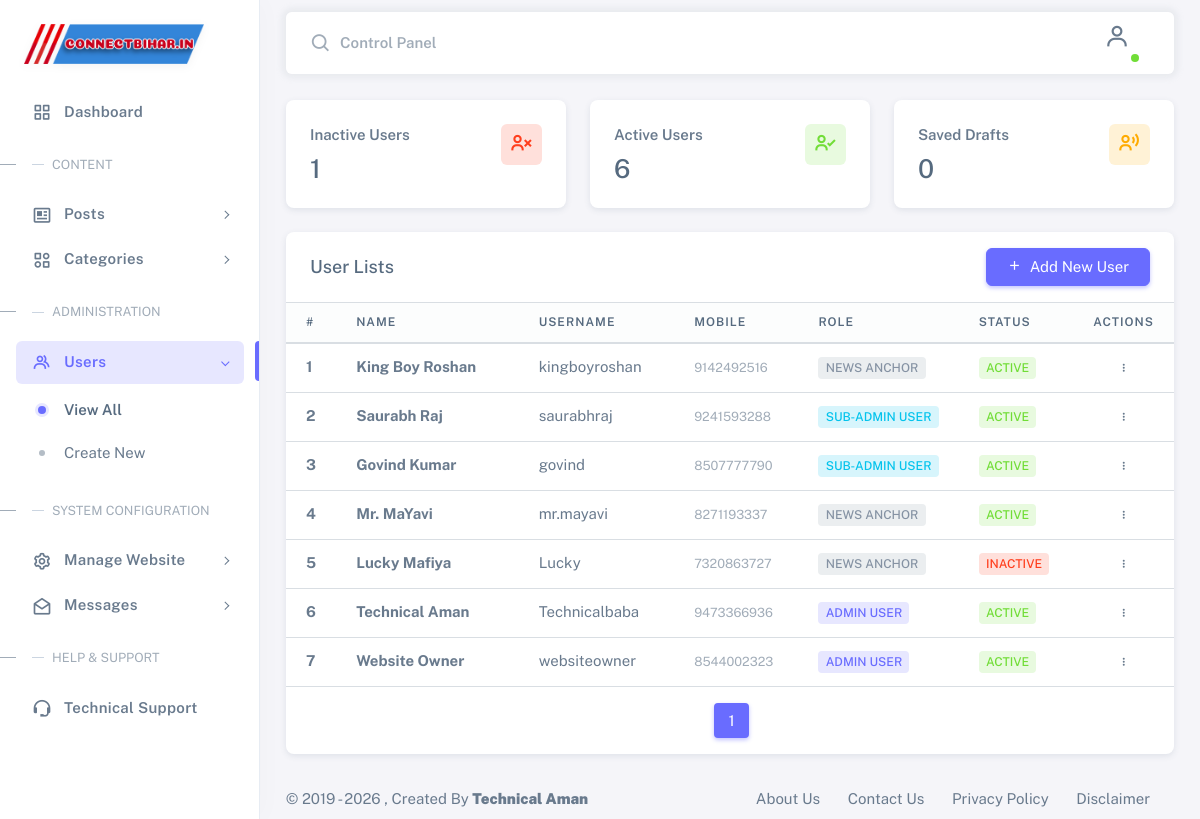
Screenshot of /admin/view-user.php (signed in) with the database file from the repository.
### tables this page shows
CREATE TABLE `settings` (
  `websitename` varchar(60) DEFAULT NULL,
  `favicon` varchar(255) DEFAULT NULL,
  `logo` varchar(255) DEFAULT NULL,
  `footerdesc` varchar(255) DEFAULT NULL,
  `keywords` text DEFAULT NULL,
  `watterMark` varchar(255) DEFAULT NULL,
  `workEmail` varchar(191) DEFAULT NULL,
  `websiteTitle` varchar(225) DEFAULT NULL,
  `websiteUrl` varchar(999) NOT NULL,
  `contactPhone` varchar(50) DEFAULT NULL,
  `contactAddress` text DEFAULT NULL,
  `metaDescription` text DEFAULT NULL,
  `metaAuthor` varchar(100) DEFAULT NULL,
  `robotsIndex` varchar(50) NOT NULL DEFAULT 'index, follow',
  `socialFacebook` varchar(255) DEFAULT NULL,
  `socialTwitter` varchar(255) DEFAULT NULL,
  `socialInstagram` varchar(255) DEFAULT NULL,
  `socialLinkedin` varchar(255) DEFAULT NULL,
  `socialYoutube` varchar(255) DEFAULT NULL,
  `socialWhatsapp` varchar(255) DEFAULT NULL,
  `googleAnalytics` text DEFAULT NULL,
  `googleAdsense` varchar(100) DEFAULT NULL,
  `customHeadCode` text DEFAULT NULL,
  `customFooterCode` text DEFAULT NULL,
  `maintenanceMode` tinyint(1) NOT NULL DEFAULT 0,
  `maintenanceMsg` text DEFAULT NULL,
  `mailDriver` varchar(20) NOT NULL DEFAULT 'mail',
  `smtpHost` varchar(191) DEFAULT NULL,
  `smtpPort` int(5) NOT NULL DEFAULT 587,
  `smtpUser` varchar(191) DEFAULT NULL,
  `smtpPass` text DEFAULT NULL,
  `smtpEncryption` varchar(10) NOT NULL DEFAULT 'tls',
  `smtpFromEmail` varchar(191) DEFAULT NULL,
  `smtpFromName` varchar(191) DEFAULT NULL
);

CREATE TABLE `user` (
  `user_id` int(10) UNSIGNED NOT NULL,
  `username` varchar(30) DEFAULT NULL,
  `first_name` varchar(30) NOT NULL,
  `last_name` varchar(30) NOT NULL,
  `phone` varchar(15) DEFAULT NULL,
  `email` varchar(225) DEFAULT NULL,
  `password` varchar(40) DEFAULT NULL,
  `role` int(11) NOT NULL DEFAULT 0,
  `userStatus` varchar(10) NOT NULL DEFAULT 'W',
  `rDate` timestamp NOT NULL DEFAULT current_timestamp(),
  `taken` int(11) DEFAULT NULL
);

### admin/view-user.php (the view, shortened to what the rows shown need)
<?php include_once "_header.php";
include_once "_subHeader.php"; ?>
<?php
if (isset($_GET['page'])) {
    $page = (int)$_GET['page'];
} else {
    $page = 1;
}
$offset = ($page - 1) * $limit;
if ($_SESSION['role'] == 1) {
    $selectUser = "SELECT * FROM user ORDER BY user_id DESC LIMIT {$offset},{$limit}";
} else {
    $selectUser = "SELECT * FROM user WHERE taken={$_SESSION['author_id']} ORDER BY user_id DESC LIMIT {$offset},{$limit}";
}
$userQuery = mysqli_query($conn, $selectUser); ?>
<div class="content-wrapper">
    <div class="container-xxl flex-grow-1 container-p-y">
        <div class="card">
            <div class="table-responsive text-nowrap">
                <table class="table table-hover">
                    <thead class="table-light">
                        <tr>
                            <th style="width: 5%;">#</th>
                            <th style="width: 25%;">NAME</th>
                            <th style="width: 20%;">USERNAME</th>
                            <th style="width: 15%;">MOBILE</th>
                            <th style="width: 15%;">ROLE</th>
                            <th style="width: 10%;">STATUS</th>
                            <th style="width: 10%;" class="text-center">ACTIONS</th>
                        </tr>
                    </thead>
                    <tbody class="table-border-bottom-0">
                        <?php if ($userQuery && mysqli_num_rows($userQuery) > 0) {
                            $serial = $offset + 1;
                            while ($userD = mysqli_fetch_assoc($userQuery)) {
                                ?>
                                <tr>
                                    <td><strong><?php echo $serial ?></strong></td>
                                    <td><strong><?php echo htmlspecialchars(($userD['first_name'] ?? '') . " " . ($userD['last_name'] ?? '')); ?></strong></td>
                                    <td>
                                        <?php echo htmlspecialchars($userD['username'] ?? ''); ?>
                                    </td>
                                    <td>
                                        <small class="text-muted"><?php echo htmlspecialchars($userD['phone'] ?? 'N/A'); ?></small>
                                    </td>
                                    <td>
                                        <?php
                                        if (($userD['role'] ?? 0) == 1) {
                                            echo '<span class="badge bg-label-primary">Admin User</span>';
                                        } elseif (($userD['role'] ?? 0) == 2) {
                                            echo '<span class="badge bg-label-info">Sub-Admin User</span>';
                                        } elseif (($userD['role'] ?? 0) == 3) {
                                            echo '<span class="badge bg-label-secondary">News Anchor</span>';
                                        } else {
                                            echo '<span class="badge bg-label-warning">Operator</span>';
                                        } ?>
                                    </td>
                                    <td>
                                        <?php
                                        if (($userD['userStatus'] ?? '') == 'Y') {
                                            echo '<span class="badge bg-label-success me-1">Active</span>';
                                        } elseif (($userD['userStatus'] ?? '') == 'N') {
                                            echo '<span class="badge bg-label-danger me-1">Inactive</span>';
                                        } elseif (($userD['userStatus'] ?? '') == 'W') {
                                            echo '<span class="badge bg-label-warning me-1">Save Draft</span>';
                                        }
                                        ?>
                                    </td>
                                    <td class="text-center">
                                        <div class="d-inline-block text-nowrap">
                                            <button class="btn btn-sm btn-icon dropdown-toggle hide-arrow"
                                                data-bs-toggle="dropdown"><i class="bx bx-dots-vertical-rounded"></i></button>
                                        </div>
                                    </td>
                                </tr>
                                <?php $serial++;
                            }
                        } else {
                            echo "<tr><td colspan='7' class='text-center py-4 text-muted'>No users found.</td></tr>";
                        } ?>
                    </tbody>
                </table>
            </div>
        </div>
    </div>
<?php include_once "_footer.php"; ?>

### admin/_header.php (shortened to what the rows shown need)
<?php session_start();
include_once ('app/config.php');
$settingd = mysqli_fetch_assoc(mysqli_query($conn, 'SELECT * FROM settings'));
$url = $settingd['websiteUrl']; ?>
<!DOCTYPE html>
<html lang="en" class="light-style layout-menu-fixed" dir="ltr" data-theme="theme-default" data-assets-path="<?php echo $url; ?>/assets/"
  data-template="vertical-menu-template-free">
<head>
  <link href="https://unpkg.com/boxicons@2.1.4/css/boxicons.min.css" rel="stylesheet" />
  <link rel="stylesheet" href="../assets/admin/vendor/css/core.css" class="template-customizer-core-css" />
  <link rel="stylesheet" href="../assets/admin/vendor/css/theme-default.css" class="template-customizer-theme-css" />
  <link rel="stylesheet" href="../assets/admin/css/demo.css" />
  <link rel="stylesheet" href="../assets/admin/vendor/libs/perfect-scrollbar/perfect-scrollbar.css" />
  <link rel="stylesheet" href="../assets/admin/vendor/libs/apex-charts/apex-charts.css" />
  <link rel="stylesheet" href="../assets/admin/summernotes/summernote-lite.min.css">
</head>
<body>
  <div class="layout-wrapper layout-content-navbar">
    <div class="layout-container">
      <aside id="layout-menu" class="layout-menu menu-vertical menu bg-menu-theme" style="border-right: 1px solid rgba(226, 232, 240, 0.8); box-shadow: 4px 0 24px rgba(0,0,0,0.02);">
        <div class="app-brand demo" style="padding: 20px 1.5rem;">
          <a href="./" class="app-brand-link">
            <span class="app-brand-logo-full">
              <img src="<?php echo $url; ?>/assets/images/<?php echo $settingd['logo']; ?>" alt="<?php echo $settingd['websitename']; ?>"
                style="max-height: 40px; width: auto; object-fit: contain; filter: drop-shadow(0 2px 4px rgba(0,0,0,0.05));">
            </span>
          </a>
        </div>
      </aside>
      <div class="layout-page">

### rows the page displays
settings: websiteUrl+logo (picture)
user: first_name+last_name "King Boy Roshan", username "kingboyroshan", phone "9142492516", role "NEWS ANCHOR", userStatus "ACTIVE"
user: first_name+last_name "Saurabh Raj", username "saurabhraj", phone "9241593288", role "SUB-ADMIN USER", userStatus "ACTIVE"
user: first_name+last_name "Govind Kumar", username "govind", phone "8507777790", role "SUB-ADMIN USER", userStatus "ACTIVE"
user: first_name+last_name "Mr. MaYavi", username "mr.mayavi", phone "8271193337", role "NEWS ANCHOR", userStatus "ACTIVE"
user: first_name+last_name "Lucky Mafiya", username "Lucky", phone "7320863727", role "NEWS ANCHOR", userStatus "INACTIVE"
user: first_name+last_name "Technical Aman", username "Technicalbaba", phone "9473366936", role "ADMIN USER", userStatus "ACTIVE"
user: first_name+last_name "Website Owner", username "websiteowner", phone "8544002323", role "ADMIN USER", userStatus "ACTIVE"

### other values shown
$userData['userCount'] "1"
$UserData['userCount'] "6"
$UserData['userCount'] "0"
